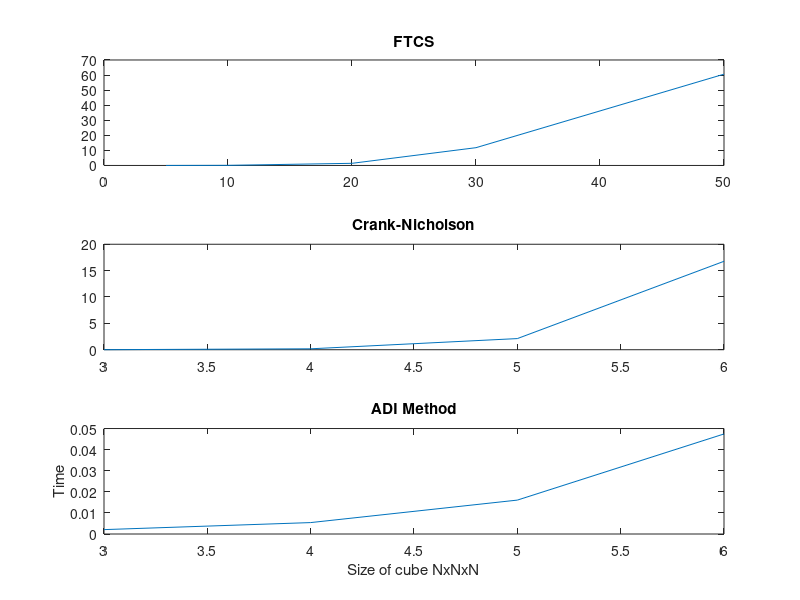

The MATLAB source for this figure:
timingf = [0.011760,0.077914, 1.422031,11.798825,60.582009]
timingc = [0.009619,0.175789,2.113036,16.767863]
timinga = [0.002079,0.005414,0.016068,0.047425]
ftcs = [5,10,20,30,50]
cranktime = [3,4,5,6]
aditime = [3,4,5,6]

figure;
subplot(3,1,1);
plot(ftcs, timingf)

title('FTCS');


subplot(3, 1, 2);
plot(cranktime, timingc)

title('Crank-Nicholson');



subplot(3, 1, 3);
plot(aditime,timinga)
xlabel('Size of cube NxNxN');
ylabel('Time');
title('ADI Method');





